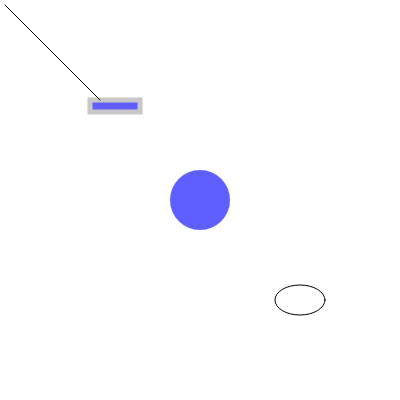
Frame 1 (no input)
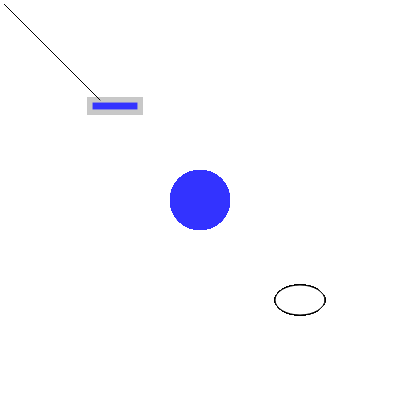
Frame 60 (no input)
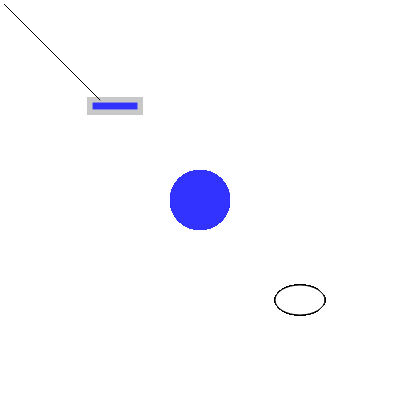
Frame 120 (the mouse pressed at the canvas centre since frame 60)

The p5.js sketch that drew these frames (run headless with seeded random() and noise() and a simulated clock; from frame 60 on, the mouse is pressed at the canvas centre):

// p5.js sketch
// ── sketch.js
function setup() {
  createCanvas(400, 400);
}

function draw() {
  
  // Blue fill and no stroke
  push();
  noStroke();
  fill(51,51,255,200);

  // Ellipse
  ellipse(200,200,60);
  
  
  // White stroke (all outlines/lines)
  stroke(200);
  strokeWeight(5);
  rect(90,100,50,12);
  
  
  pop();
  
  // no fill
//  noFill();
  

  // Draw more stuff with default colors
  //stroke(0);
 // strokeWeight(1);
  line(5,5,100,100);
  ellipse(300,300,50,30);
  
}
